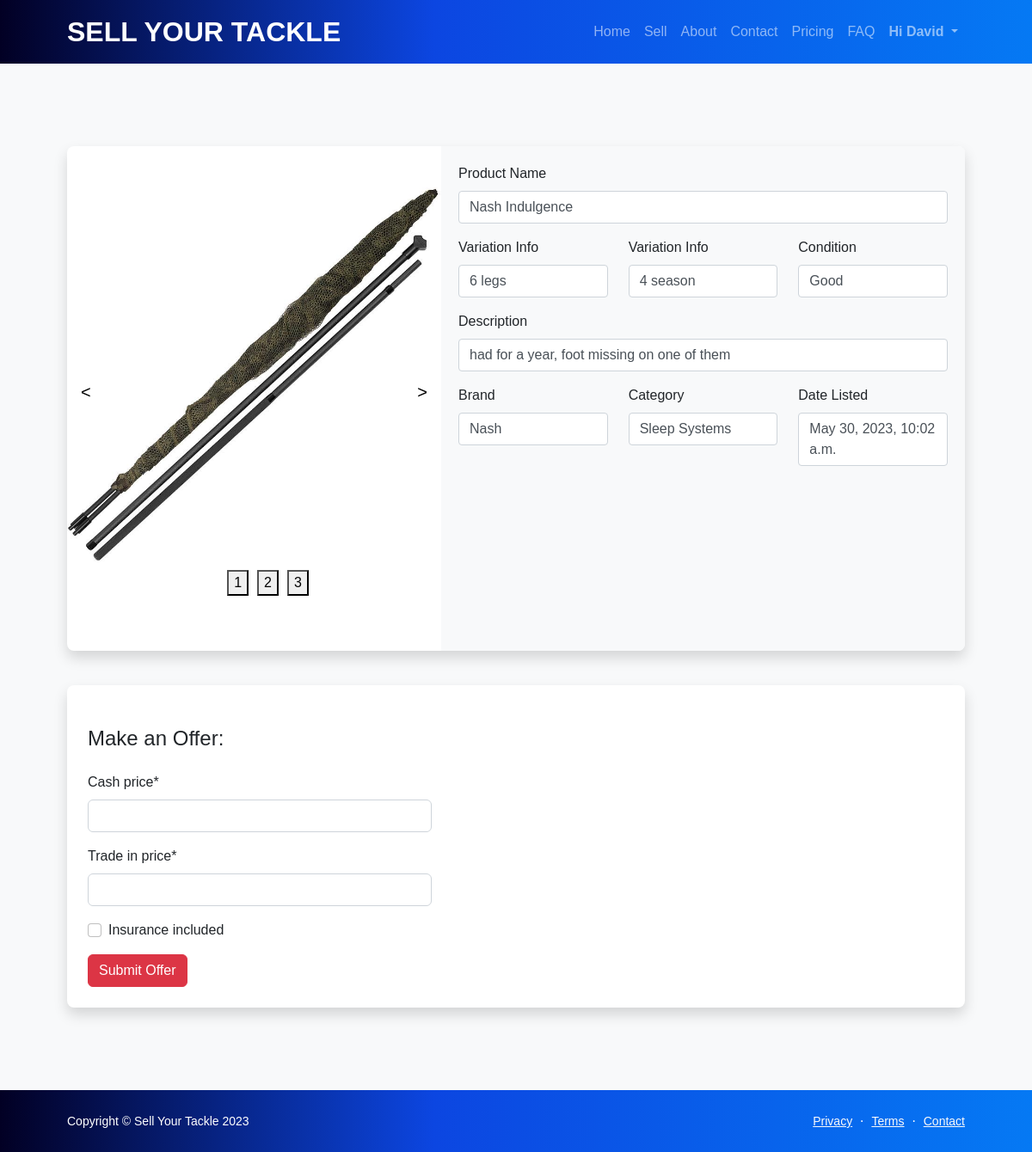
/product/11/offer/ (signed in), run on the app's committed database.
### myapp/models.py (models this page shows, shortened)
class ProductImage(models.Model):
    product = models.ForeignKey(
        Product, related_name="images", on_delete=models.CASCADE
    )
    image = models.ImageField(upload_to="images")

class Product(models.Model):
    id = models.AutoField(primary_key=True)
    brand = models.ForeignKey(Brand, on_delete=models.CASCADE)
    category = models.ForeignKey(Category, on_delete=models.CASCADE)
    name = models.CharField(max_length=200)
    variation1 = models.CharField(max_length=100, blank=True, null=True)
    variation2 = models.CharField(max_length=100, blank=True, null=True)
    condition = models.CharField(max_length=100, choices=Condition.choices)
    description = models.TextField(blank=True, null=True)
    user = models.ForeignKey(User, on_delete=models.CASCADE)
    created_at = models.DateTimeField(auto_now_add=True)

class Brand(models.Model):
    name = models.CharField(max_length=200)
    def __str__(self):
        return self.name

class Category(models.Model):
    name = models.CharField(max_length=200)
    class Meta:
        db_table = "myapp_categories"
    def __str__(self):
        return self.name

### myapp/views.py (the view)
        @login_required
        def _wrapped_view(request, *args, **kwargs):
            profile = Profile.objects.get(user=request.user)
            if not profile.user_type == required_role:
                raise PermissionDenied  # can also redirect to a 403 page
            return view_func(request, *args, **kwargs)

### myapp/forms.py
class OfferForm(forms.ModelForm):
    class Meta:
        model = Offer
        fields = ["cash_price", "trade_in_price", "insurance_included"]

### myapp/views.py (called while the page is built)
def role_required(required_role):
    def decorator(view_func):
        @login_required
        def _wrapped_view(request, *args, **kwargs):
            profile = Profile.objects.get(user=request.user)
            if not profile.user_type == required_role:
                raise PermissionDenied  # can also redirect to a 403 page
            return view_func(request, *args, **kwargs)
        return _wrapped_view
    return decorator

### myapp/templates/make-offer.html (shortened to what this page needs)
<!DOCTYPE html>
<html lang="en">
<head>
    {% include 'header.html' %}
</head>
<body class="d-flex flex-column">
    <main class="flex-shrink-0">
        {% include 'navbar.html' %}
        <section class="bg-light py-5">
            {% load crispy_forms_tags %}
            <div class="container px-5 my-5">
                <div class="card border-0 shadow rounded-3 overflow-hidden">
                    <div class="card-body p-0">
                        <div class="row gx-0">
                            <div class="col-lg-6 col-xl-5 py-lg-5">
                                <div class="your-carousel text-center">
                                    {% for product_image in product.images.all %}
                                    <div>
                                        <a href="{{ product_image.image.url }}" data-fancybox="gallery">
                                            <img src="{{ product_image.image.url }}" alt="{{ product.name }} image"
                                                class="img-fluid">
                                        </a>
                                    </div>
                                    {% endfor %}
                                </div>
                            </div>
                            <div class="col-lg-6 col-xl-7 account-details" id="myaccount-form">
                                <div class="row">
                                    <div class="col-sm-12">
                                        <div class="d-none d-lg-block">
                                            <div class="row">
                                                <div class="col-sm-12">
                                                    <div class="mb-3">
                                                        <label class="form-label">Product Name</label>
                                                        <p class="custom-input">
                                                            {{ product.name }}
                                                        </p>
                                                    </div>
                                                </div>
                                            </div>
                                            <div class="row">
                                                <div class="col-sm-4">
                                                    <div class="mb-3">
                                                        <label class="form-label">Variation Info</label>
                                                        <p class="custom-input">
                                                            {{ product.variation1|default:"None provided" }}
                                                        </p>
                                                    </div>
                                                </div>
                                                <div class="col-sm-4">
                                                    <div class="mb-3">
                                                        <label class="form-label">Variation Info</label>
                                                        <p class="custom-input">
                                                            {{ product.variation2|default:"None provided" }}
                                                        </p>
                                                    </div>
                                                </div>
                                                <div class="col-sm-4">
                                                    <div class="mb-3">
                                                        <label class="form-label">Condition</label>
                                                        <p class="custom-input">
                                                            {{ product.condition }}
                                                        </p>
                                                    </div>
                                                </div>
                                            </div>
                                            <div class="row">
                                                <div class="col-sm-12">
                                                    <div class="mb-3">
                                                        <label class="form-label">Description</label>
                                                        <p class="custom-input">
                                                            {{ product.description|default:"None provided" }}
                                                        </p>
                                                    </div>
                                                </div>
                                            </div>
                                            <div class="row">
                                                <div class="col-sm-4">
                                                    <div class="mb-3">
                                                        <label class="form-label">Brand</label>
                                                        <p class="custom-input">
                                                            {{ product.brand }}
                                                        </p>
                                                    </div>
                                                </div>
                                                <div class="col-sm-4">
                                                    <div class="mb-3">
                                                        <label class="form-label">Category</label>
                                                        <p class="custom-input">
                                                            {{ product.category }}
                                                        </p>
                                                    </div>
                                                </div>
                                                <div class="col-sm-4">
                                                    <div class="mb-3">
                                                        <label class="form-label">Date Listed</label>
                                                        <p class="custom-input">
                                                            {{ product.created_at }}
                                                        </p>
                                                    </div>
                                                </div>
                                            </div>
                                        </div>
                                    </div>
                                </div>
                            </div>
                        </div>
                    </div>
                </div>
                <div class="card border-0 shadow rounded-3 overflow-hidden offer-card">
                    <div class="card-body p-4">
                        <h4 class="mb-4 mt-4">Make an Offer:</h4>
                        {% if existing_offer %}
                        {% if existing_offer.status == "ACCEPTED" %}
                        <p>Congratulations! Your offer have been accepted</p>
                        <p>Cash Price: £{{ cash_price }}</p>
                        <p>Trade-in Price: £{{ trade_in_price }}</p>
                        <p>An email has been sent to you, but please contact the seller to arrange pick up and find out
                            whether
                            they want the cash price or the trade-in price
                        </p>
                        <a href="#" class="btn btn-primary">Contact Seller</a>
                        {% else %}
                        <p class="custom-input existing-offer">Cash offer already made for £{{ existing_offer.cash_price
                            }}
                        </p>
                        <p class="custom-input existing-offer">Trade in offer already made for £{{ trade_in_price }}</p>
                        {% endif %}
                        {% else %}
                        <form method="POST" style="max-width: 400px;">
                            {{ form|crispy }}
                            <button type="submit" class="btn btn-danger">Submit Offer</button>
                        </form>
                        {% endif %}
                    </div>
                </div>
            </div>
        </section>
    </main>
    {% include 'footer.html' %}
</body>
</html>

### myapp/templates/navbar.html (shortened to what this page needs)
<nav class="navbar navbar-expand-lg navbar-dark bg-dark">
    <div class="container px-5">
        <a class="navbar-brand" href="/">SELL YOUR TACKLE</a>
        <div class="collapse navbar-collapse" id="navbarSupportedContent">
            <ul class="navbar-nav ms-auto mb-2 mb-lg-0">
                <li class="nav-item"><a class="nav-link" href="/">Home</a></li>
                <li class="nav-item"><a class="nav-link" href="/form">Sell</a></li>
                <li class="nav-item"><a class="nav-link" href="/about">About</a></li>
                <li class="nav-item"><a class="nav-link" href="/contact">Contact</a></li>
                <li class="nav-item"><a class="nav-link" href="/pricing">Pricing</a></li>
                <li class="nav-item"><a class="nav-link" href="/faq">FAQ</a></li>
                {% if user.is_authenticated %}
                <li class="nav-item dropdown">
                    <a class="nav-link dropdown-toggle" href="#" id="navbarDropdown" role="button"
                        data-bs-toggle="dropdown" aria-expanded="false">
                        <b>Hi {{ user.first_name }}</b>
                    </a>
                </li>
                {% endif %}
            </ul>
        </div>
    </div>
</nav>

### data on the page
ProductImage: image (picture)
Product: name "Nash Indulgence", variation1 "6 legs", variation2 "4 season", condition "Good", description "had for a year, foot missing on one of them", brand "Nash", category "Sleep Systems", created_at "May 30, 2023, 10:02 a.m."

### other printed values
{{ user.first_name }} "David"
